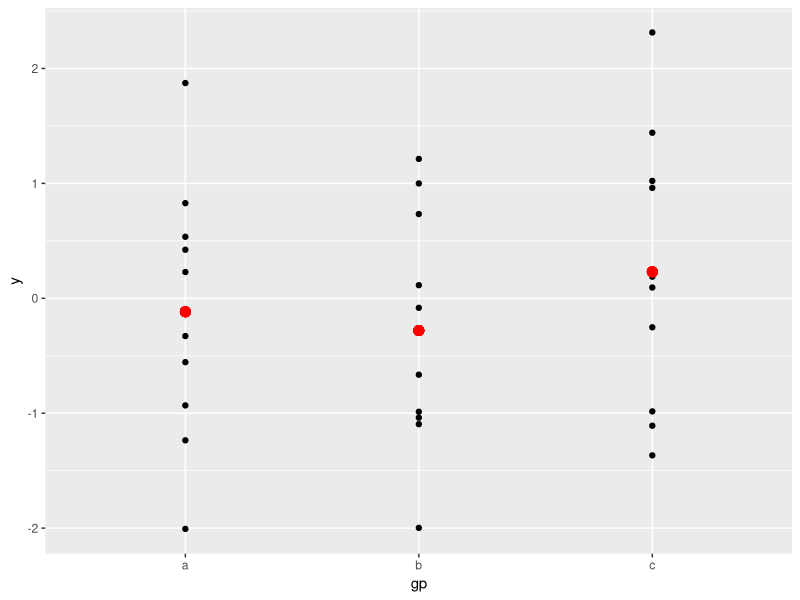
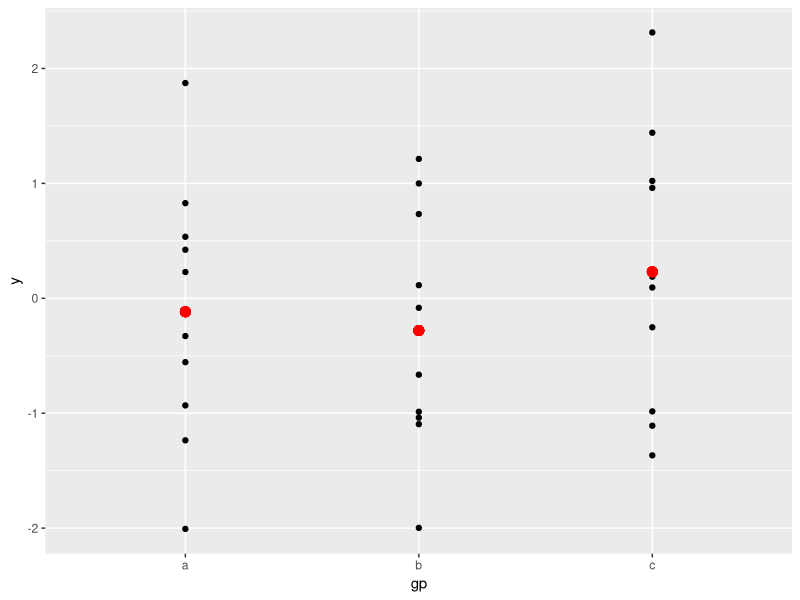
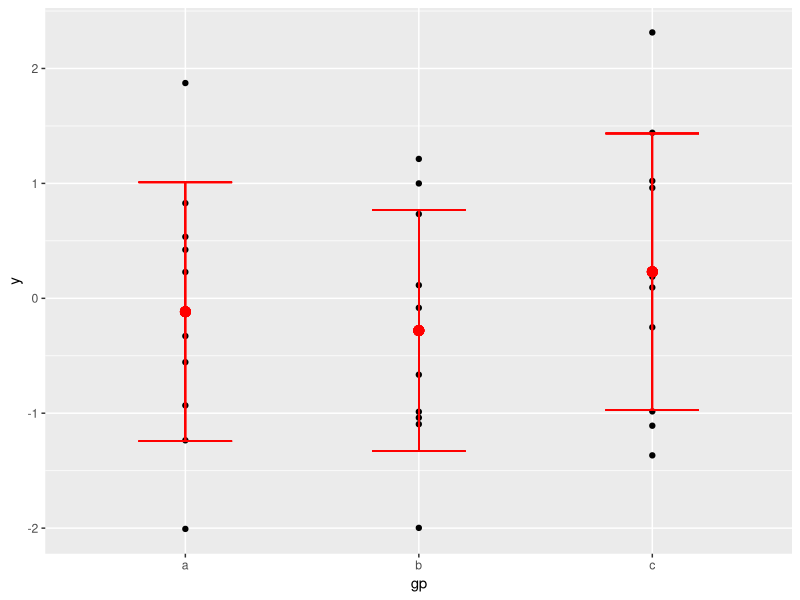

The R script that drew these images, in order:
## ---- chunk 1
library(ggplot2)
# Generate some sample data, then compute mean and standard deviation
# in each group
df <- data.frame(
  gp = factor(rep(letters[1:3], each = 10)),
  y = rnorm(30)
)
ds <- do.call(rbind, lapply(split(df, df$gp), function(d) {
  data.frame(mean = mean(d$y), sd = sd(d$y), gp = d$gp)
}))

# The summary data frame ds is used to plot larger red points on top
# of the raw data. Note that we don't need to supply `data` or `mapping`
# in each layer because the defaults from ggplot() are used.
ggplot(df, aes(gp, y)) +
  geom_point() +
  geom_point(data = ds, aes(y = mean), colour = 'red', size = 3)

# Same plot as above, declaring only the data frame in ggplot().
# Note how the x and y aesthetics must now be declared in
# each geom_point() layer.
ggplot(df) +
  geom_point(aes(gp, y)) +
  geom_point(data = ds, aes(gp, mean), colour = 'red', size = 3)

# Alternatively we can fully specify the plot in each layer. This
# is not useful here, but can be more clear when working with complex
# mult-dataset graphics
ggplot() +
  geom_point(data = df, aes(gp, y)) +
  geom_point(data = ds, aes(gp, mean), colour = 'red', size = 3) +
  geom_errorbar(
    data = ds,
    aes(gp, mean, ymin = mean - sd, ymax = mean + sd),
    colour = 'red',
    width = 0.4
  )

